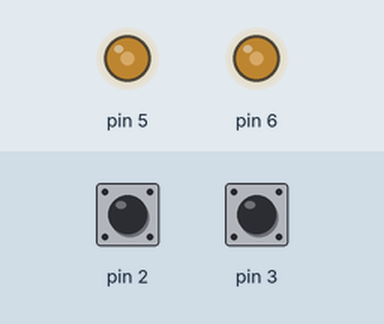
A sketch run on a simulated Arduino Uno, built with avr-gcc and run on an emulated ATmega328P. Parts: output pins drawn as LEDs (lit = HIGH). The test bench sets the inputs (shaded band); at power-on: pin 2 HIGH, pin 3 HIGH.

Above: at 4.6 s.
4.7 s: pin 2 pulled LOW for 1 s
At 6.1 s:
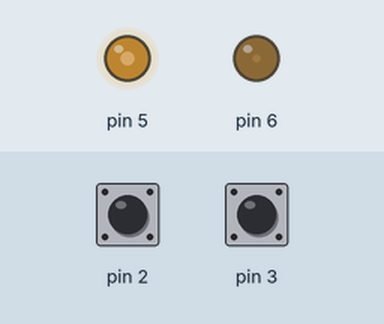
7.2 s: pin 3 pulled LOW for 3.2 s
At 10.9 s:
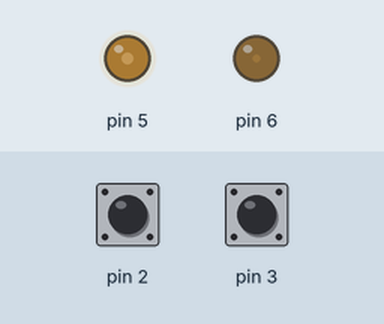
11.9 s: pin 2 pulled LOW for 3.2 s
At 12.97 s:
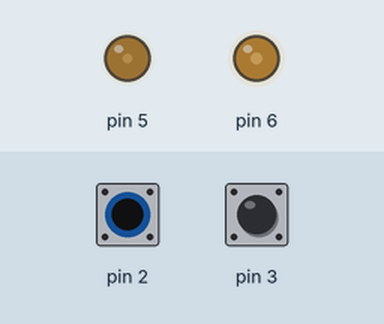
16.6 s: pin 2 pulled LOW for 0.15 s
At 17.4 s:
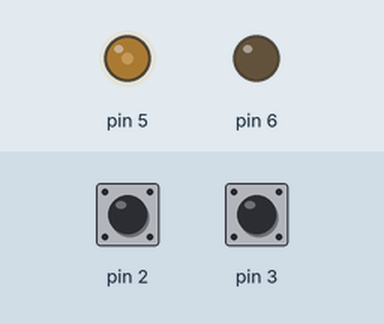
18.2 s: pin 3 pulled LOW for 3.2 s
At 21.7 s:
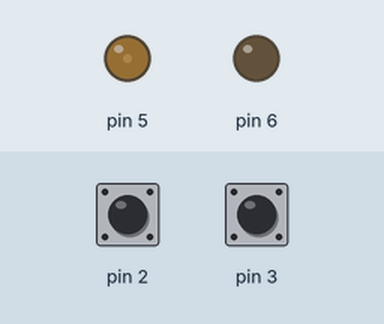
22.9 s: pin 2 pulled LOW for 3.2 s
At 23.08 s:
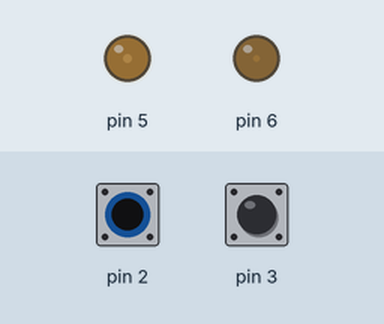
Timing chart, 0 to 27.6 s (numbered marks = the images above; inputs shaded):
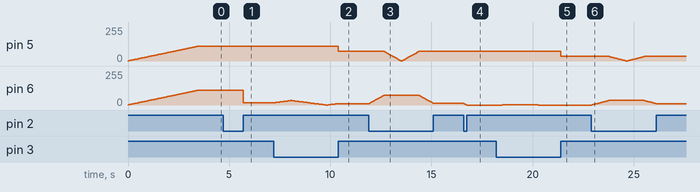

The sketch:

led_lamp_temperature_brightness_.ino
```cpp
//add saving settings to EEPROM, only if user turning on by the button
//add SLEEP MODE
//add alarm
//add increasing and decreasing lightning when turning on/off

int bmax=220;//max brightness
int bled1 = bmax/2;//starting brightness
int hled1 = 1;//step of changing brightness
int bled2 = bmax/2;
int hled2 = 1;
int hh = 1;
int bb = bmax/2;//main brighness
int bl1;
int bl2;
int power1;
int power2;
//bool wawe = true;
void setup()  {
TCCR0B = TCCR0B & B11111000 | B00000001;
  pinMode(1, INPUT_PULLUP);
  pinMode(3, INPUT_PULLUP);
  pinMode(2, INPUT_PULLUP);
  pinMode(6, OUTPUT);
  pinMode(5, OUTPUT);

      for (int i = 1; i <= bb; i++)
      {
      bl1=constrain(bled1, 1,bmax/2);
      bl2=constrain(bled2, 1,bmax/2);
      power1=map(bl1, 1, bmax/2, 0, i);
      power2=map(bl2, 1, bmax/2, 0, i);

      analogWrite(6, power1);
      analogWrite(5, power2);
      delay(2000);
      }
  }
void loop()  {
  bool b0=digitalRead(2);
  bool b1=digitalRead(3);

  if (b0==false&&b1==false){
     bled1 = bmax/2;
     hled1 = 1;
     bled2 = bmax/2;
     bb = bmax/2;
     hled2 = 1;
     hh = 1;
     }
  if (b0==false&&b1==true){
     bled1=bled1-hled1;
     bled2=bled2+hled2;
  }
  if (b1==false&&b0==true){
     bb=bb+hh;}

  if (bb<=0||bb>=bmax){
    bb=constrain(bb,0,bmax);
    hh=-hh;}

  if (bled1<=1||bled1>=bmax){
    bled1=constrain(bled1,1,bmax);
    hled1=-hled1;}

  if (bled2<=1||bled2>=bmax){
    bled2=constrain(bled2,1,bmax);
    hled2=-hled2;}

      bl1=constrain(bled1, 1,bmax/2);
      bl2=constrain(bled2, 1,bmax/2);
      power1=map(bl1, 1, bmax/2, 0, bb);
      power2=map(bl2, 1, bmax/2, 0, bb);

  analogWrite(6, power1);
  analogWrite(5, power2);
  delay(500);//speed of changing brighness and temperature
}
```

Measured:
- after the input at 4.7 s, pin 6: 110/255 → 17/255 after 0.99 s
- after the input at 7.2 s, pin 5: 110/255 → 72/255 after 3.2 s
- after the input at 11.9 s, pin 6: rises from 11/255 to 72/255 in 0.71 s, then falls to 12/255 in 2.5 s
- after the input at 16.6 s, pin 6: 12/255 → 0/255 at once
- after the input at 18.2 s, pin 5: 72/255 → 34/255 after 3.2 s; pin 6: 0/255 → 1/255 after 0.29 s, → 0/255 1.8 s later
- after the input at 22.9 s, pin 6: rises from 0/255 to 34/255 in 0.84 s, then falls to 11/255 in 2.3 s
